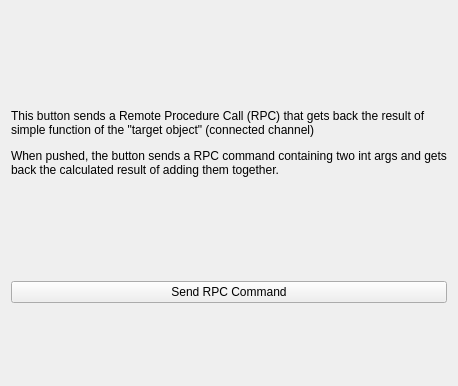
<?xml version="1.0" encoding="UTF-8"?>
<ui version="4.0">
 <class>Form</class>
 <widget class="QWidget" name="Form">
  <property name="geometry">
   <rect>
    <x>0</x>
    <y>0</y>
    <width>458</width>
    <height>386</height>
   </rect>
  </property>
  <property name="windowTitle">
   <string>Form</string>
  </property>
  <layout class="QVBoxLayout" name="verticalLayout">
   <item>
    <widget class="QLabel" name="label">
     <property name="sizePolicy">
      <sizepolicy hsizetype="Preferred" vsizetype="Maximum">
       <horstretch>0</horstretch>
       <verstretch>0</verstretch>
      </sizepolicy>
     </property>
     <property name="text">
      <string>&lt;html&gt;&lt;head/&gt;&lt;body&gt;&lt;p&gt;This button sends a Remote Procedure Call (RPC) that gets back the result of simple function of the &amp;quot;target object&amp;quot; (connected channel)&lt;/p&gt;&lt;p&gt;When pushed, the button sends a RPC command containing two int args and gets back the calculated result of adding them together.&lt;/p&gt;&lt;/body&gt;&lt;/html&gt;</string>
     </property>
     <property name="wordWrap">
      <bool>true</bool>
     </property>
    </widget>
   </item>
   <item>
    <widget class="PyDMShellCommand" name="PyDMShellCommand">
     <property name="toolTip">
      <string/>
     </property>
     <property name="whatsThis">
      <string/>
     </property>
     <property name="text">
      <string>Send RPC Command</string>
     </property>
     <property name="alarmSensitiveContent" stdset="0">
      <bool>false</bool>
     </property>
     <property name="alarmSensitiveBorder" stdset="0">
      <bool>true</bool>
     </property>
     <property name="PyDMToolTip" stdset="0">
      <string/>
     </property>
     <property name="channel" stdset="0">
      <string>pva://pv:call:add?lhs=4&amp;rhs=7&amp;pydm_pollrate=10</string>
     </property>
     <property name="showConfirmDialog" stdset="0">
      <bool>false</bool>
     </property>
     <property name="confirmMessage" stdset="0">
      <string/>
     </property>
     <property name="environmentVariables" stdset="0">
      <string/>
     </property>
     <property name="showIcon" stdset="0">
      <bool>true</bool>
     </property>
     <property name="redirectCommandOutput" stdset="0">
      <bool>true</bool>
     </property>
     <property name="allowMultipleExecutions" stdset="0">
      <bool>false</bool>
     </property>
     <property name="titles" stdset="0">
      <stringlist/>
     </property>
     <property name="commands" stdset="0">
      <stringlist>
       <string>echo First; echo Second</string>
      </stringlist>
     </property>
     <property name="passwordProtected" stdset="0">
      <bool>false</bool>
     </property>
     <property name="password" stdset="0">
      <string/>
     </property>
     <property name="protectedPassword" stdset="0">
      <string/>
     </property>
    </widget>
   </item>
  </layout>
 </widget>
 <customwidgets>
  <customwidget>
   <class>PyDMShellCommand</class>
   <extends>QPushButton</extends>
   <header>pydm.widgets.shell_command</header>
  </customwidget>
 </customwidgets>
 <resources/>
 <connections/>
</ui>
